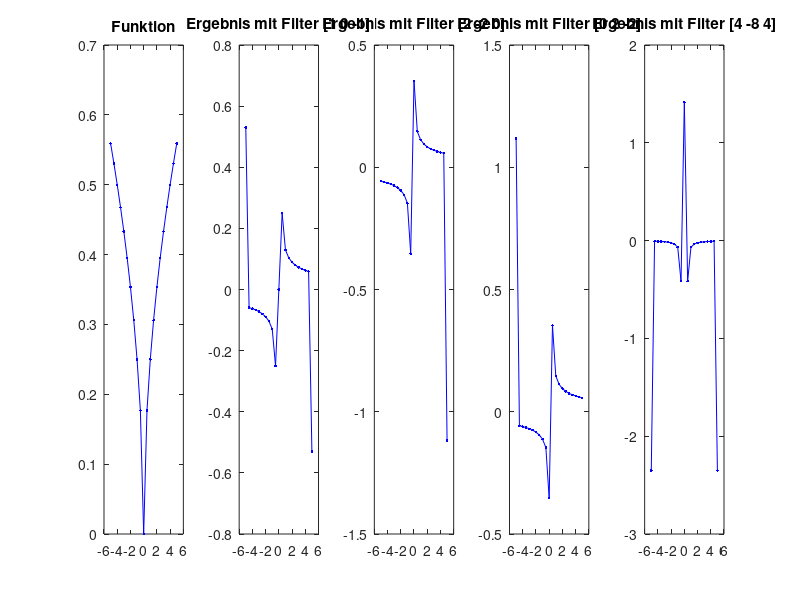
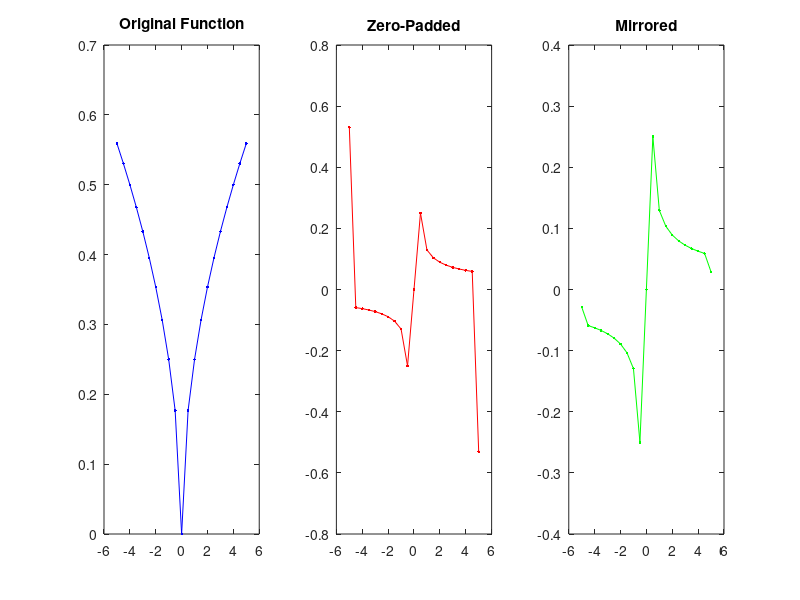

Source code (MATLAB) for these figures, in order:
% Script zur Einführung in die eindimensionale Faltung

%% Testfunktion

% generiere Stützstellen, an denen die Funktion ausgewertet werden soll
dx = 0.5;
xs = -5:dx:5;

x = 1/4 * sqrt(abs(xs));
% x = xs.^3 + xs + 1;

%% Faltung

% Filterkern f
f = 1/dx * [1/2, 0, -1/2];
f2 = 1/dx * [1, -1, 0];
f3 = 1/dx * [0, 1, -1];
f4 = 1/dx^2 * [1, -2, 1];

% TODO b)

y = conv(x, f, 'same');
y_2 = conv(x, f2, 'same');
y_3 = conv(x, f3, 'same');
y_4 = conv(x, f4, 'same');
%% Darstellung

figure(1);
clf;

subplot(1, 5, 1);
plot(xs, x, '-b.');
title('Funktion');
subplot(1, 5, 2);
plot(xs, y, '-b.');
title(['Ergebnis mit Filter ', mat2str(f)]);
subplot(1, 5, 3);
plot(xs, y_2, '-b.');
title(['Ergebnis mit Filter ', mat2str(f2)]);

subplot(1, 5, 4);
plot(xs, y_3, '-b.');
title(['Ergebnis mit Filter ', mat2str(f3)]);

subplot(1, 5, 5);
plot(xs, y_4, '-b.');
title(['Ergebnis mit Filter ', mat2str(f4)]);


%% Randbehandlung
% TODO c)
m = floor(length(f)/2);
x_zero_padded = padarray(x, [0, m], 0, 'both');
x_mirror_padded = padarray(x, [0, m], 'symmetric', 'both');

y_zero = conv(x_zero_padded, f, 'valid');
y_mirror = conv(x_mirror_padded, f, 'valid');

figure(2);
clf;
subplot(1, 3, 1);
plot(xs, x, '-b.');
title('Original Function');
subplot(1, 3, 2);
plot(xs, y_zero, '-r.');
title('Zero-Padded');
subplot(1, 3, 3);
plot(xs, y_mirror, '-g.');
title('Mirrored');